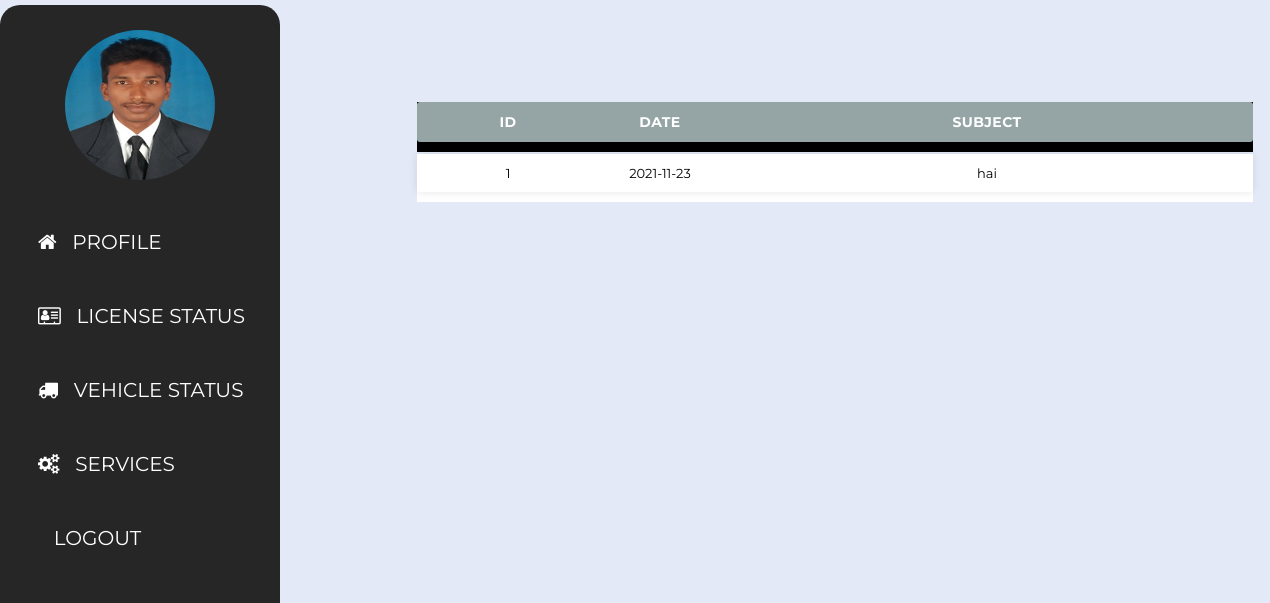
Screenshot of /php/license_stat.php (signed in) with the database file from the repository.
### tables this page shows
CREATE TABLE `user` (
  `name` varchar(50) NOT NULL,
  `email` varchar(50) NOT NULL,
  `ph_no` varchar(30) NOT NULL,
  `aadhar_no` varchar(50) NOT NULL,
  `password` varchar(50) NOT NULL,
  `image` varchar(100) NOT NULL
);

CREATE TABLE `l_updat` (
  `u_id` int(11) NOT NULL,
  `subject` varchar(100) NOT NULL,
  `date` date NOT NULL DEFAULT current_timestamp(),
  `aadhar_no` varchar(60) NOT NULL
);

### php/license_stat.php (the view, shortened to what this page needs)
<html lang="en">
<head>
<?php
    $conn=mysqli_connect("localhost","root","","rto");
    $u_id=$_SESSION['u_id'];
        $result=mysqli_query($conn,"SELECT * FROM l_updat where aadhar_no='$u_id' ");
		 $result5=mysqli_query($conn,"SELECT image FROM user where aadhar_no='$u_id' ");
        $q2=mysqli_fetch_assoc($result5);
        $image=$q2['image'];
?>
	<link href="https://cdnjs.cloudflare.com/ajax/libs/font-awesome/4.7.0/css/font-awesome.css" rel="stylesheet">
	<link rel="stylesheet" type="text/css" href="../css/license_stat.css">
</head>
<body>
<form action="#" method="post" enctype="multipart/form-data">
	<nav>
		<ul>
			<li class="logo"><img alt="" src="<?php echo "$image" ?>"></li>
			<li>
				<a href="userpage.php"><i class="fa fa-home"></i>   Profile</a>
			</li>
			<li>
				<a href="license_stat.php"><i class="fa fa-address-card-o"></i>   license status</a>
			</li>
			<li>
				<a href="vehicle_stat.php"><i class="fa fa-truck"></i>   vehicle status</a>
			</li>
			<li>
				<a href="service.php"><i class="fa fa-cogs"></i>   services</a>
			</li>
			<li>
				<a href="userlogout.php"><i class="fa fa-logout"></i>   logout</a>
			</li>
		</ul>
	</nav>
	<div class="area">
	<div style="padding:px;">
   <table class="table">
    <thead class="thead-dark" style="background-color: black; color: white;">
      <tr class="table-header">
	  <th class="col-1 col">ID</th>
        <th class="col-2 col" >date</th>
        <th class="col-3 col">subject</th>
      </tr>
    </thead>
<?php
      while($rows=mysqli_fetch_assoc($result)){
    ?>
    <tbody style="background-color: white; color: black;">
      <tr class="table-row">
	  <td class="col-1 col"><?php echo $rows['u_id']; ?></td>
        <td class="col-2 col"><?php echo $rows['date']; ?></td>
        <td class="col-3 col"><?php echo $rows['subject']; ?></td>
      </tr>
    </tbody>
    <?php
    }
    ?>
</table>
 </div>
 </div>
	</form>
</body>
</html>

### css/license_stat.css (style rules this page uses)
body { margin: 0; padding: 0; font-family: 'Montserrat', sans-serif; background: #e3e9f7; }
nav ul { margin: 0; border-radius:20px; padding: 0; height: 99%; width: 280px; position: fixed; top: 5px; left: 0; background-color: #262626; }
nav ul li { list-style: none; }
nav ul li a { display: block; font-family: 'Montserrat', sans-serif; text-decoration: none; text-transform: uppercase; font-size: 20px; color: #fff; position: relative; padding: 25px 0 25px 38px; }
nav ul li a:before { content: ''; position: absolute; top: 0px; right: 0px; width: 0%; height: 100%; background: #e3e9f7; border-radius: 40px 0px 0px 40px; z-index: -1; transition: all 300ms ease-in-out; }
.logo { width: 150px; height: 150px; border-radius: 50%; overflow: hidden; margin: 25px auto; }
.logo img { width: 100%; height: 100%; }
.area { margin-left: 260px; }
.table { font-size:13px; margin-left: 150px; margin-top:100px; margin-bottom:100px; margin-right: auto; padding-left: 5px; padding-right: 5px; }
.table-header { background-color: #95A5A6; font-size: 14px; text-transform: uppercase; letter-spacing: 0.03em; }
.table-row { background-color: #ffffff; box-shadow: 0px 0px 9px 0px rgba(0,0,0,0.1); }
.col { width:150px; text-align: center; margin:auto; }
.col-3 { width:500px; }
tr { border-radius: 3px; padding: 10px 15px; display: flex; justify-content: space-between; margin-bottom: 10px; }

### rows the page displays
user: image (picture)
l_updat: u_id "1", date "2021-11-23", subject "hai"
